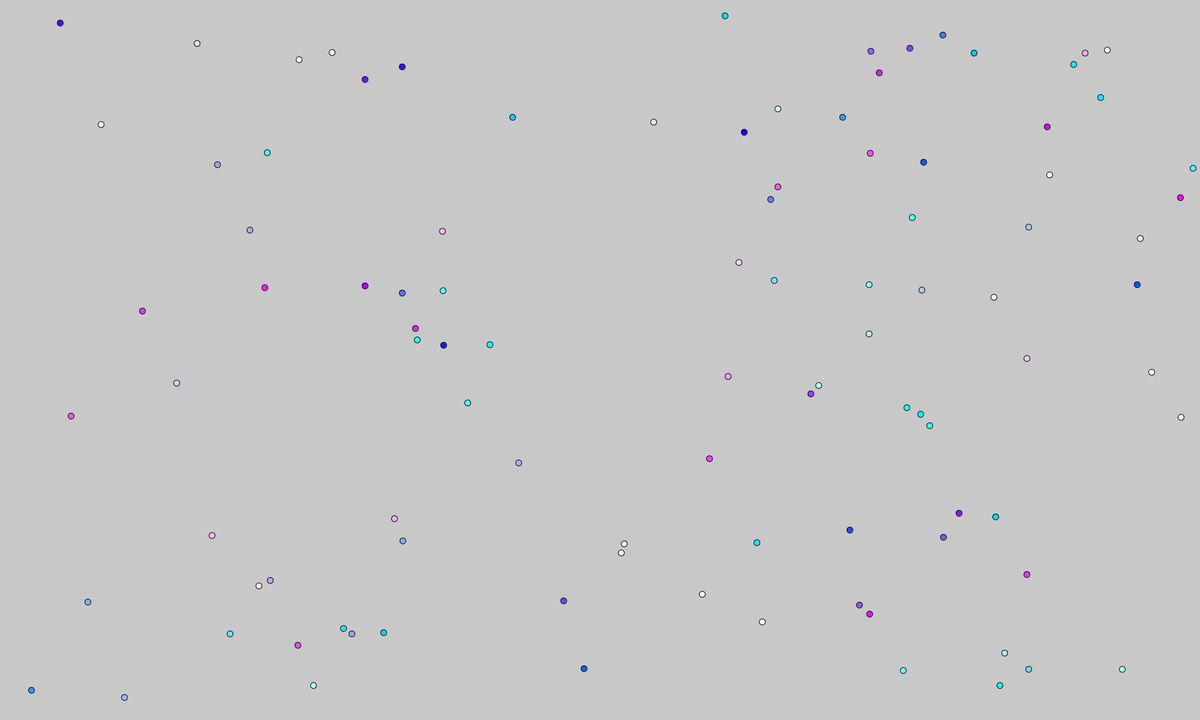
Frame 1 (no input)
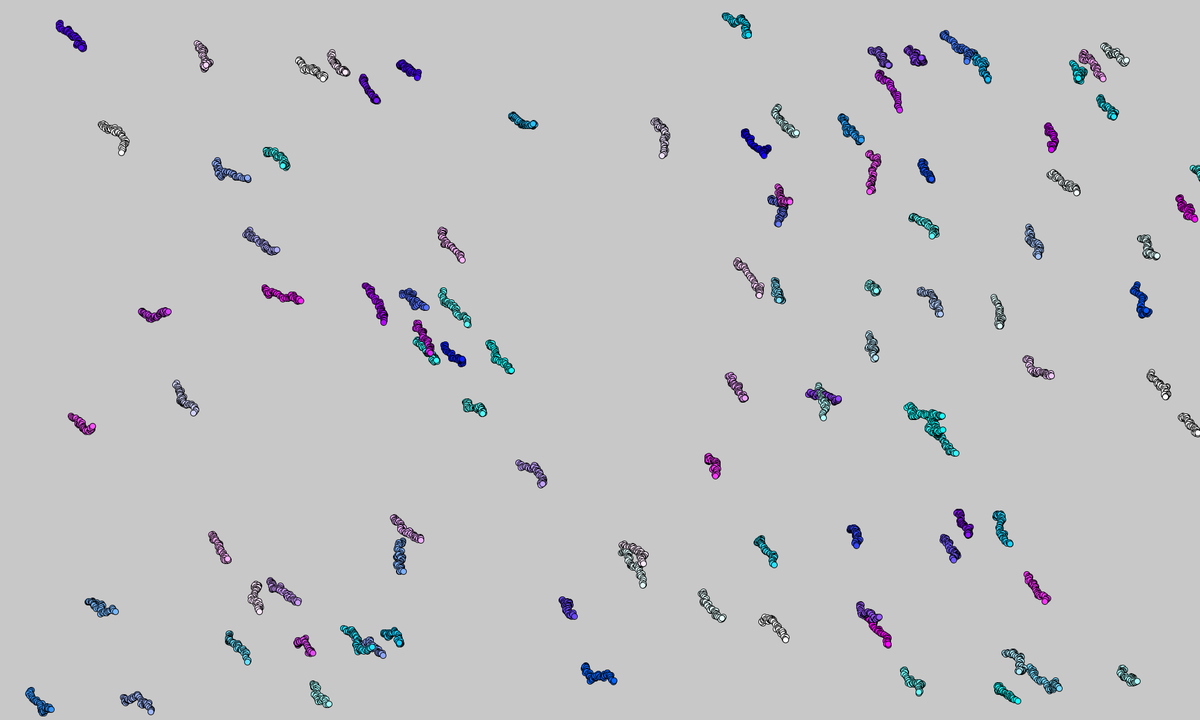
Frame 60 (the mouse pressed at the canvas centre just before this capture)
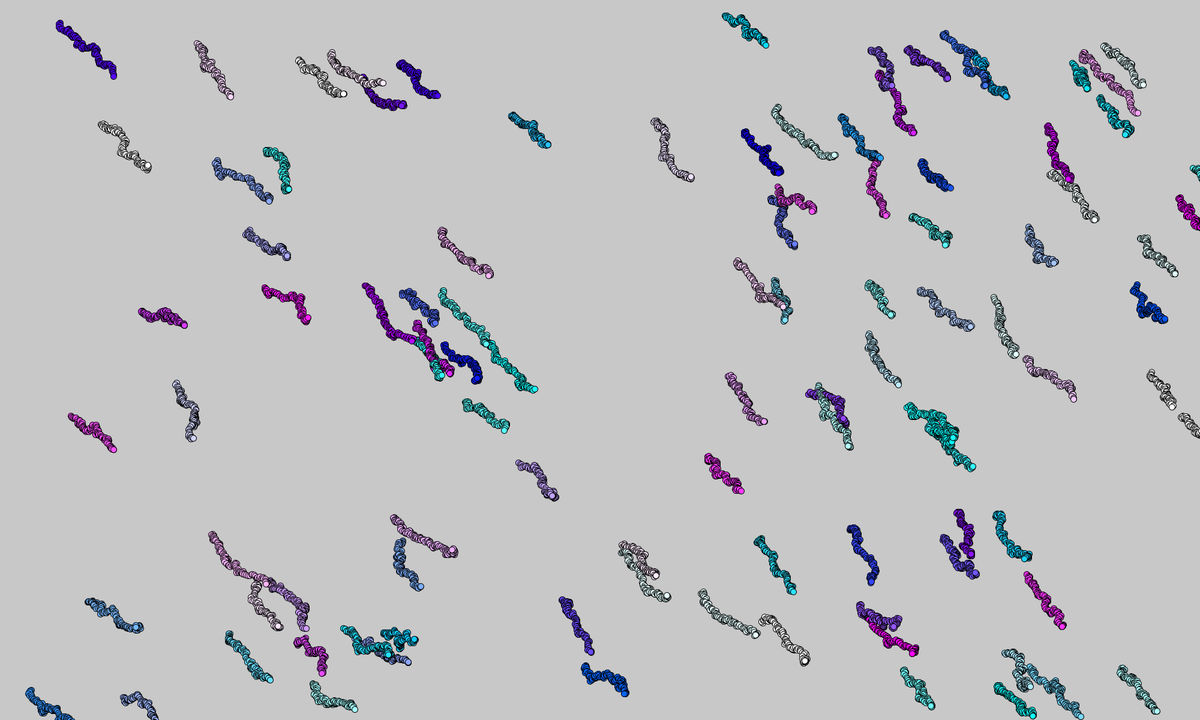
Frame 120 (the mouse held since frame 60 and released just before this capture)

The Processing sketch that drew these frames (run headless with seeded random() and noise(); from frame 60 on, the mouse is pressed at the canvas centre):

// Processing sketch: dots
// ── dots.pde
int w, h;

int x, y;
int x1, y1;
ArrayList<myDot> dots;
int numDots = 100;

void setup(){
  size(2000, 1200);
  background(200);
  dots = new ArrayList<myDot>();
  
  for(int i =0; i<numDots; i++){
    x = int(random(width));
    y = int(random(height));
    w = 10;
    h = 10;
    myDot dot = new myDot(x, y, w, h);
    dots.add(dot);
  }
  //w = 80;
  //h = 90;
  //x = 100;
  //y = 200;
  //x1 = 150;
  //y1 = 40;
}


void draw(){
  
  //fill(255, 0, 0);
  
  //ellipse(x, y, w, h);
  //x+=random(0, 2);
  //y+=random(0,2);
  
  
  //ellipse(x1, y1, w, h);
  //x1+=random(0, 2);
  //y1+=random(0,2);
  
  for(myDot d : dots){
    d.drawDot();
  }

}

// ── myDot.pde
class myDot{
  int x;
  int y;
  int w; 
  int h;
  color c;
  
  myDot(int x, int y, int w, int h){
    this.x = x;
    this.y = y;
    this.w = w;
    this.h = h;
    c = color(random(360), random(360), 360);
  }
  
  void move(){
    x += random(-2, 4);
    y += random(-2, 4);
  }
  
  void drawDot(){
    fill(c);
    move();
    ellipse(x, y, w, h);
  }
}
